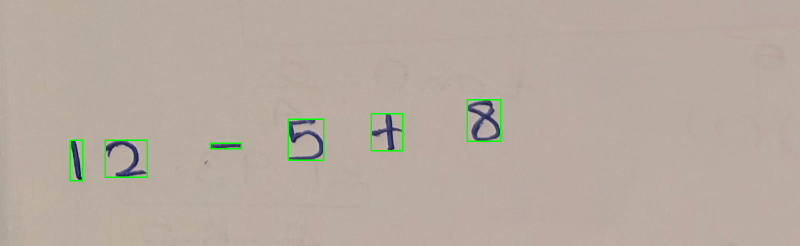
#> input picture segmentation_test.png, 1600 x 491 px (shown at 1/2 size)
$ python -i core.py   (imports and definitions only)
#> lines starting #> are read from the running program, lines starting #| are printed output that depends on the picture; after the words box and inside, x2 and y2 are one past the last pixel; in counts of white or black regions, pixels touching at a corner belong together
"""Preprocessing, digit segmentation and image composition for HNRS."""
from pathlib import Path
import cv2
import numpy as np
from PIL import Image


def foreground(gray):
    """Return white handwriting on a black background as uint8 image."""
    gray = np.asarray(gray, dtype=np.uint8)
    # Determine polarity from border brightness, robust to dark/light backgrounds.
    border = np.concatenate((gray[0], gray[-1], gray[:, 0], gray[:, -1]))
#> border = 4182 values, max 179 at index 1672, min 161 at index 3599, mean 173.9
    if np.median(border) > 127:
        gray = 255 - gray
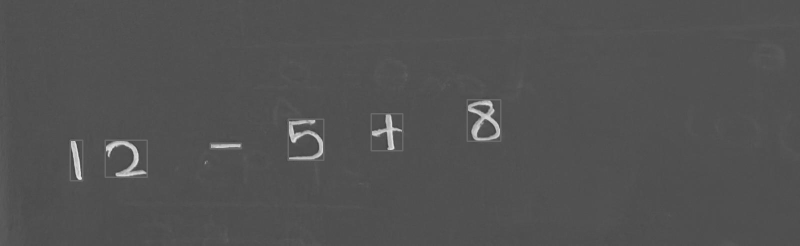
#> gray: shape (491, 1600) (shown at 1/2 size); min 57, max 246, mean 81.9
    return gray


def preprocess_digit(gray):
    """MNIST-style centering and normalization, output (28,28,1) float32."""
    gray = foreground(gray)
    _, mask = cv2.threshold(gray, 0, 255, cv2.THRESH_BINARY + cv2.THRESH_OTSU)
    ys, xs = np.where(mask > 0)
    if len(xs) == 0:
        return np.zeros((28, 28, 1), dtype=np.float32)
    crop = gray[ys.min():ys.max()+1, xs.min():xs.max()+1]
    h, w = crop.shape
    factor = 20.0 / max(h, w)
    resized = cv2.resize(crop, (max(1, round(w*factor)), max(1, round(h*factor))), interpolation=cv2.INTER_AREA if factor < 1 else cv2.INTER_CUBIC)
    canvas = np.zeros((28, 28), dtype=np.uint8)
    rh, rw = resized.shape
    y, x = (28-rh)//2, (28-rw)//2
    canvas[y:y+rh, x:x+rw] = resized
    moments = cv2.moments(canvas)
    if moments['m00']:
        cx, cy = moments['m10']/moments['m00'], moments['m01']/moments['m00']
        matrix = np.float32([[1, 0, 13.5-cx], [0, 1, 13.5-cy]])
        canvas = cv2.warpAffine(canvas, matrix, (28, 28), flags=cv2.INTER_LINEAR)
    return (canvas.astype(np.float32)/255.0)[..., None]


def segment_digits(image):
    """Segment left-to-right digits using connected components.

    Limitation: touching digits can merge; disconnected strokes can split.
    """
    if image.ndim == 3:
        gray = cv2.cvtColor(image, cv2.COLOR_RGB2GRAY)
    else:
        gray = image
    fg = foreground(gray)
    _, binary = cv2.threshold(fg, 0, 255, cv2.THRESH_BINARY + cv2.THRESH_OTSU)
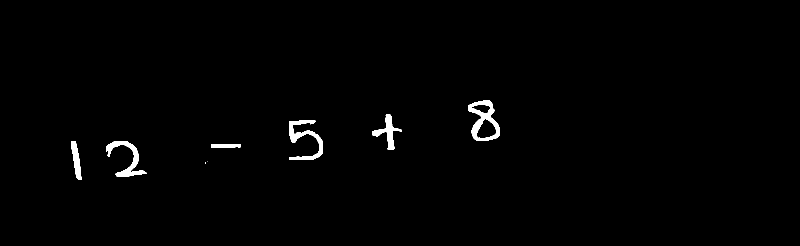
#> binary: shape (491, 1600) (shown at 1/2 size); 1% white; 8 white regions (2 under 20 px), largest, box (x1, y1, x2, y2) and area: (936, 201, 1000, 281) 2067, (578, 240, 646, 319) 1783, (212, 282, 293, 353) 1654, (744, 229, 804, 300) 1206, (142, 282, 164, 360) 863, (422, 288, 481, 296) 425
    n, labels, stats, _ = cv2.connectedComponentsWithStats(binary, 8)
#> labels: shape (491, 1600) int32; 9 distinct labels, from 0 to 8
#> n = 9; stats = [[0, 0, 1600, 491, 777594], [936, 201, 64, 80, 2067], [744, 229, 60, 71, 1206], [578, 240, 68, 79, 1783], [142, 282, 22, 78, 863], [212, 282, 81, 71, 1654], [422, 288, 59, 8, 425], [414, 322, 1, 1, 1], [410, 324, 2, 4, 7]]
    height, width = gray.shape
#> height = 491; width = 1600
    boxes = []
    for i in range(1, n):
        x, y, w, h, area = stats[i]
        if area < max(5, height*width*0.0001) or h < 3 or w < 1:
            continue
        boxes.append((int(x), int(y), int(w), int(h)))
#> this loop made 8 passes
#> after the loop, boxes = [(936, 201, 64, 80), (744, 229, 60, 71), (578, 240, 68, 79), (142, 282, 22, 78), (212, 282, 81, 71), (422, 288, 59, 8)]
    boxes.sort(key=lambda b: b[0])
    digits = []
    for x, y, w, h in boxes:
        pad = max(2, int(0.08*max(w,h)))
        roi = fg[max(0,y-pad):min(height,y+h+pad), max(0,x-pad):min(width,x+w+pad)]
        digits.append(preprocess_digit(roi))
#> this loop made 6 passes
#> (pad, factor in preprocess_digit, rh in preprocess_digit, rw in preprocess_digit) on passes 1 to 6: (6, 0.256, 20, 6), (6, 0.247, 18, 20), (4, 0.339, 3, 20), (6, 0.253, 20, 17), (5, 0.282, 20, 17), (6, 0.25, 20, 16)
#> pass 1, in segment_digits, `roi = fg[max(0,y-pad):min(height,y+h+pad), max(0,x-pad):min(width,x+w+..`:
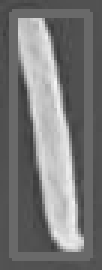
#> roi: shape (90, 34) (shown 3 times larger); min 57, max 246, mean 119
#> pass 1, in preprocess_digit, `_, mask = cv2.threshold(gray, 0, 255, cv2.THRESH_BINARY + cv2.THRESH_O..`:
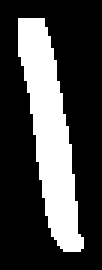
#> mask: shape (90, 34) (shown 3 times larger); 27.5% white; 1 white region, box (x1, y1, x2, y2) and area: (6, 6, 28, 84) 842
#> pass 1, in preprocess_digit, `crop = gray[ys.min():ys.max()+1, xs.min():xs.max()+1]`:
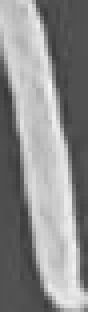
#> crop: shape (78, 22) (shown 4 times larger); min 57, max 246, mean 140.3
#> pass 1, in preprocess_digit, `canvas = cv2.warpAffine(canvas, matrix, (28, 28), flags=cv2.INTER_LINE..`:
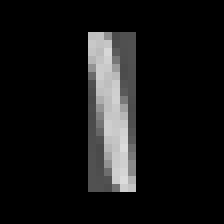
#> canvas: shape (28, 28) (shown 8 times larger); min 0, max 220, mean 21.5
#> after the loop:
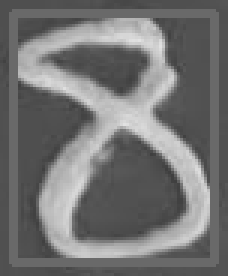
#> roi: shape (92, 76) (shown 3 times larger); min 63, max 226, mean 115.4
#> after the loop, digits = 6 items
    return digits, boxes


def compose_number(folder, number, spacing=8):
    """Compose digit files named 0.png..9.png into a multi-digit image."""
    if not number or not number.isdigit():
        raise ValueError('Enter a nonempty sequence of digits.')
    images = []
    for char in number:
        path = Path(folder) / (char + '.png')
        if not path.exists():
            raise FileNotFoundError(f'Missing digit image: {path}')
        images.append(Image.open(path).convert('L'))
    height = max(im.height for im in images) + 20
    width = sum(im.width for im in images) + spacing*(len(images)-1) + 20
    result = Image.new('L', (width, height), 255)
    x = 10
    for im in images:
        result.paste(im, (x, (height-im.height)//2))
        x += im.width + spacing
    return result

>>> import cv2
>>> picture = cv2.cvtColor(cv2.imread('../segmentation_test.png'), cv2.COLOR_BGR2RGB)
>>> result = segment_digits(picture)
